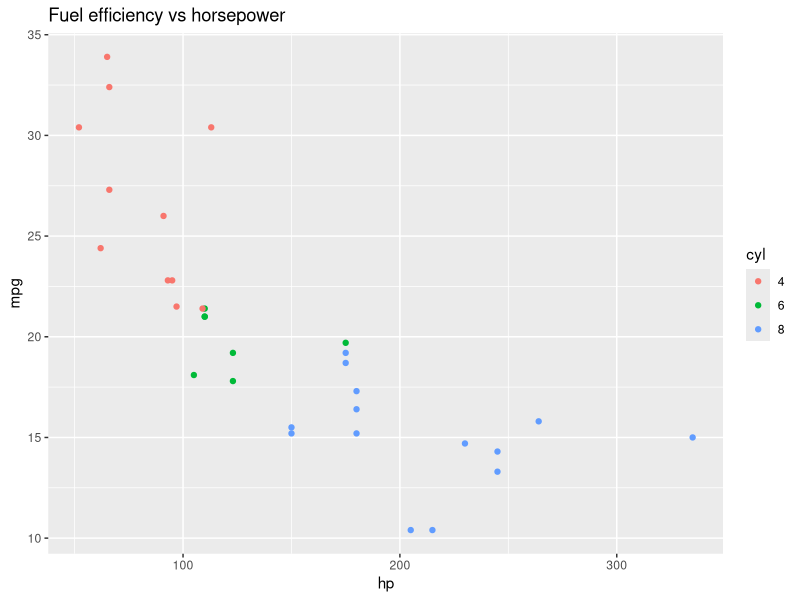

The R source for this figure:
library(ggplot2)
p <- ggplot(mtcars, aes(hp, mpg, colour = factor(cyl))) +
  geom_point() +
  labs(title = "Fuel efficiency vs horsepower", x = "hp", y = "mpg", colour = "cyl")
ggsave("mtcars_r.pdf", p, width = 6, height = 4)
